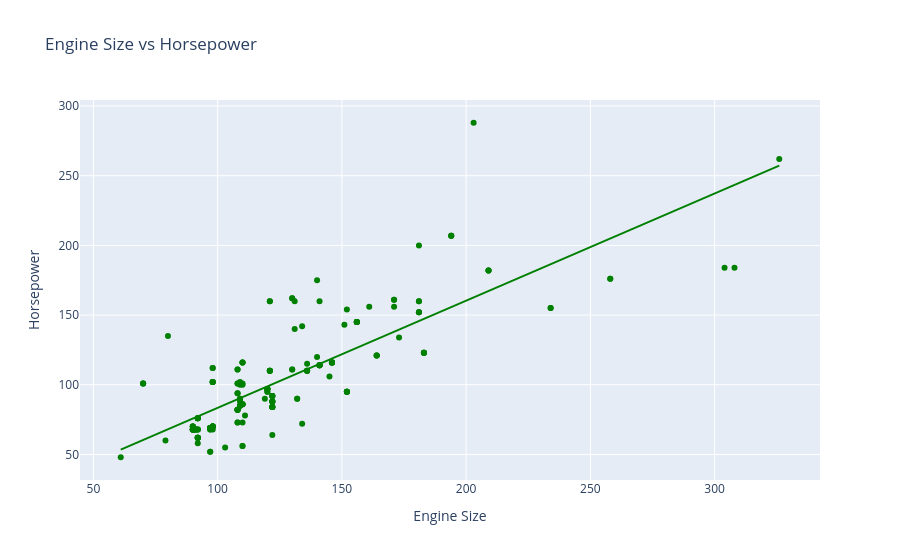

The notebook cell this image was saved under:
### Markdown cell above
### Plot 4 — Relationship between Engine Size and Horsepower
Since both engine size and horsepower are strong predictors, this plot 
examines how they relate to each other. The trendline shows their correlation (0.81).

### Code cell
fig = px.scatter(df, x='enginesize', y='horsepower',
                 title='Engine Size vs Horsepower',
                 labels={'enginesize': 'Engine Size', 
                         'horsepower': 'Horsepower'},
                 hover_data=['CarBrand', 'CarName'],
                 trendline='ols',
                 color_discrete_sequence=['green'])
fig.show()

### Figure 1 — Plotly figure (JSON) as saved in the notebook; plotly's stock layout.template omitted (floating-point values rounded to 4 significant figures; data arrays with more than 128 entries replaced by an {"elided": "..."} marker saying what was removed)
{"data": [{"customdata": {"elided": "205x2 str values"}, "hovertemplate": "Engine Size=%{x}<br>Horsepower=%{y}<br>CarBrand=%{customdata[0]}<br>CarName=%{customdata[1]}<extra></extra>", "legendgroup": "", "marker": {"color": "green", "symbol": "circle"}, "mode": "markers", "name": "", "orientation": "v", "showlegend": false, "type": "scatter", "x": {"elided": "205 int values"}, "xaxis": "x", "y": {"elided": "205 int values"}, "yaxis": "y"}, {"hovertemplate": "<b>OLS trendline</b><br>horsepower = 0.768961 * enginesize + 6.53024<br>R<sup>2</sup>=0.655725<br><br>Engine Size=%{x}<br>Horsepower=%{y} <b>(trend)</b><extra></extra>", "legendgroup": "", "marker": {"color": "green", "symbol": "circle"}, "mode": "lines", "name": "", "showlegend": false, "type": "scatter", "x": {"elided": "205 int values"}, "xaxis": "x", "y": {"elided": "205 float values"}, "yaxis": "y"}], "layout": {"legend": {"tracegroupgap": 0}, "title": {"text": "Engine Size vs Horsepower"}, "xaxis": {"anchor": "y", "domain": [0, 1], "title": {"text": "Engine Size"}}, "yaxis": {"anchor": "x", "domain": [0, 1], "title": {"text": "Horsepower"}}}}
